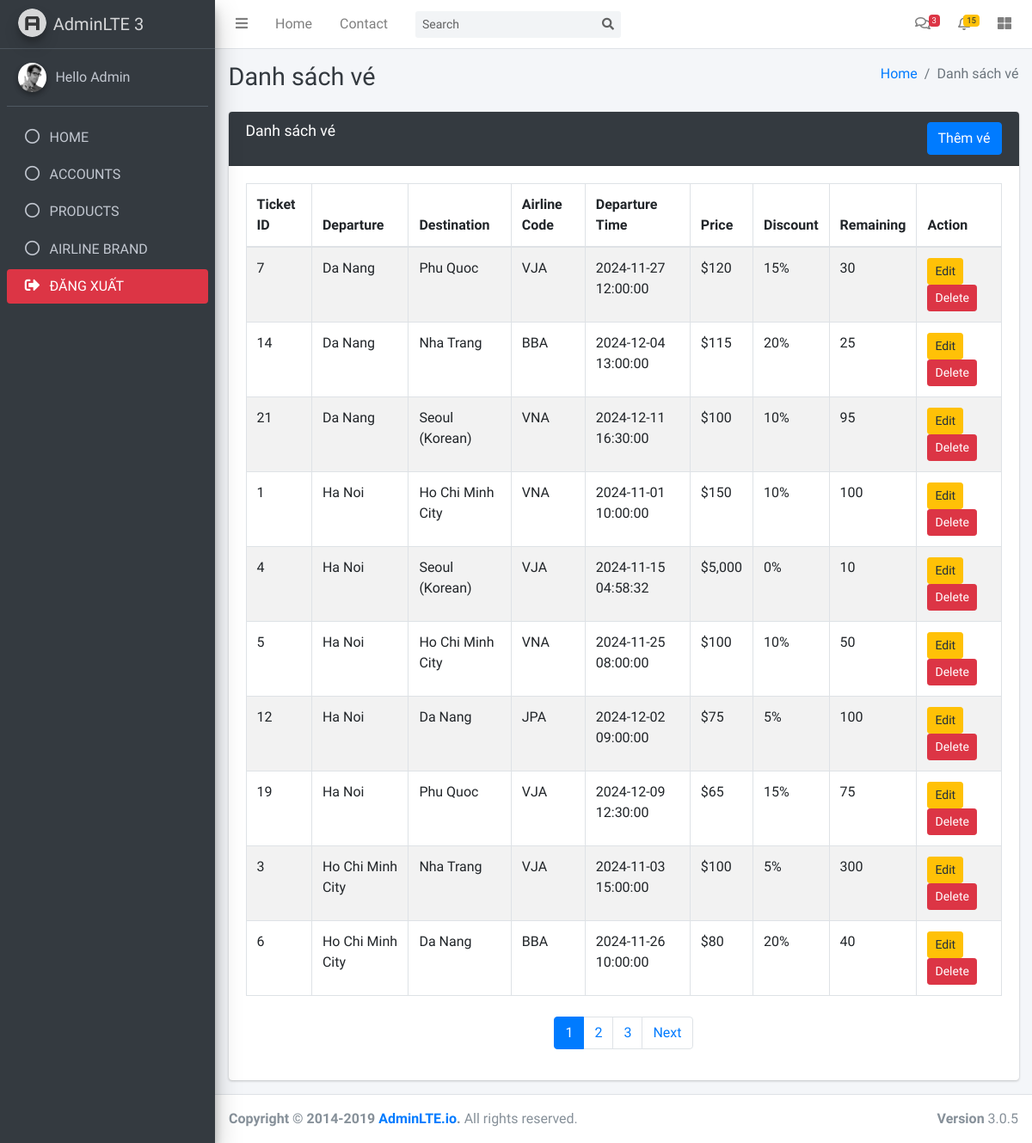
Page /admin/product.php (signed in) on the committed database.
### tables this page shows
CREATE TABLE `tickets` (
  `ticket_id` int(11) NOT NULL,
  `departure` int(11) DEFAULT NULL,
  `destination` int(11) DEFAULT NULL,
  `airline_code` varchar(10) DEFAULT NULL,
  `departure_time` datetime DEFAULT NULL,
  `price` decimal(10,2) DEFAULT NULL,
  `discount` decimal(5,2) DEFAULT 0.00,
  `remaining` int(11) DEFAULT 0
);

CREATE TABLE `locations` (
  `location_id` int(11) NOT NULL,
  `location_name` varchar(255) NOT NULL,
  `type_ticket` tinyint(4) DEFAULT NULL
);

### admin/product.php (the view, shortened to what this page needs)
<?php
include 'layout/header.php';
include '../config/connect.php';
$limit = 10;
$page = isset($_GET['page']) ? $_GET['page'] : 1;
$start = ($page - 1) * $limit;
$sql = "SELECT COUNT(*) AS total_tickets FROM tickets";
$result = mysqli_query($conn, $sql);
$total_tickets = mysqli_fetch_assoc($result)['total_tickets'];
$total_pages = ceil($total_tickets / $limit);
$sql = "SELECT t.ticket_id, l1.location_name AS departure_name, l2.location_name AS destination_name, t.airline_code, t.departure_time, t.price, (t.discount * 100) AS discount_percent, t.remaining
        FROM tickets t
        JOIN locations l1 ON t.departure = l1.location_id
        JOIN locations l2 ON t.destination = l2.location_id
        LIMIT $start, $limit";
$result = mysqli_query($conn, $sql);
?>
<div class="content-header">
    <div class="container-fluid">
        <div class="row mb-2">
            <div class="col-sm-6">
                <h1 class="m-0 text-dark">Danh sách vé</h1>
            </div>
            <div class="col-sm-6">
                <ol class="breadcrumb float-sm-right">
                    <li class="breadcrumb-item"><a href="#">Home</a></li>
                    <li class="breadcrumb-item active">Danh sách vé</li>
                </ol>
            </div>
        </div>
    </div>
</div>
<section class="content">
    <div class="container-fluid">
        <div class="row">
            <div class="col-12">
                <div class="card card-dark">
                    <div class="card-header">
                        <h3 class="card-title">Danh sách vé</h3>
                        <a href="addTicket.php" class="btn btn-primary float-right">Thêm vé</a>
                    </div>
                    <div class="card-body">
                        <table id="example1" class="table table-bordered table-striped">
                            <thead>
                                <tr>
                                    <th>Ticket ID</th>
                                    <th>Departure</th>
                                    <th>Destination</th>
                                    <th>Airline Code</th>
                                    <th>Departure Time</th>
                                    <th>Price</th>
                                    <th>Discount</th>
                                    <th>Remaining</th>
                                    <th>Action</th>
                                </tr>
                            </thead>
                            <tbody>
                                <?php
                                if ($result) {
                                    if (mysqli_num_rows($result) > 0) {
                                        while ($row = mysqli_fetch_assoc($result)) {
                                            echo "<tr>";
                                            echo "<td>" . $row['ticket_id'] . "</td>";
                                            echo "<td>" . $row['departure_name'] . "</td>";
                                            echo "<td>" . $row['destination_name'] . "</td>";
                                            echo "<td>" . $row['airline_code'] . "</td>";
                                            echo "<td>" . $row['departure_time'] . "</td>";
                                            echo "<td>$" . number_format($row['price']) . "</td>";
                                            echo "<td>" . number_format($row['discount_percent']) . "%</td>";
                                            echo "<td>" . $row['remaining'] . "</td>";
                                            echo "<td>
                                                    <a href='editTicket.php?ticket_id=" . $row['ticket_id'] . "' class='btn btn-warning btn-sm'>Edit</a>
                                                    <a href='action/deleteTicket.php?ticket_id=" . $row['ticket_id'] . "' class='btn btn-danger btn-sm'>Delete</a>
                                                </td>";
                                            echo "</tr>";
                                        }
                                    }
                                } else {
                                    echo "Error: " . $sql . "<br>" . mysqli_error($conn);
                                }
                                ?>
                            </tbody>
                        </table>
                         <br>
                        <nav aria-label="Page navigation example">
                            <ul class="pagination justify-content-center">
                                <?php for ($i = 1; $i <= $total_pages; $i++): ?>
                                    <li class="page-item <?php if ($i == $page) echo 'active'; ?>"><a class="page-link" href="?page=<?php echo $i; ?>"><?php echo $i; ?></a></li>
                                <?php endfor; ?>
                                <?php if ($page < $total_pages): ?>
                                    <li class="page-item"><a class="page-link" href="?page=<?php echo $page+1; ?>">Next</a></li>
                                <?php endif; ?>
                            </ul>
                        </nav>
                    </div>
                </div>
            </div>
        </div>
    </div>
</section>
<?php include 'layout/footer.php'; ?>

### rows in the picture
tickets: ticket_id "7", departure.location_name "Da Nang", destination.location_name "Phu Quoc", airline_code "VJA", departure_time "2024-11-27 12:00:00", price "120", discount_percent "15", remaining "30"
tickets: ticket_id "14", departure.location_name "Da Nang", destination.location_name "Nha Trang", airline_code "BBA", departure_time "2024-12-04 13:00:00", price "115", discount_percent "20", remaining "25"
tickets: ticket_id "21", departure.location_name "Da Nang", destination.location_name "Seoul (Korean)", airline_code "VNA", departure_time "2024-12-11 16:30:00", price "100", discount_percent "10", remaining "95"
tickets: ticket_id "1", departure.location_name "Ha Noi", destination.location_name "Ho Chi Minh City", airline_code "VNA", departure_time "2024-11-01 10:00:00", price "150", discount_percent "10", remaining "100"
tickets: ticket_id "4", departure.location_name "Ha Noi", destination.location_name "Seoul (Korean)", airline_code "VJA", departure_time "2024-11-15 04:58:32", price "5,000", discount_percent "0", remaining "10"
tickets: ticket_id "5", departure.location_name "Ha Noi", destination.location_name "Ho Chi Minh City", airline_code "VNA", departure_time "2024-11-25 08:00:00", price "100", discount_percent "10", remaining "50"
tickets: ticket_id "12", departure.location_name "Ha Noi", destination.location_name "Da Nang", airline_code "JPA", departure_time "2024-12-02 09:00:00", price "75", discount_percent "5", remaining "100"
tickets: ticket_id "19", departure.location_name "Ha Noi", destination.location_name "Phu Quoc", airline_code "VJA", departure_time "2024-12-09 12:30:00", price "65", discount_percent "15", remaining "75"
tickets: ticket_id "3", departure.location_name "Ho Chi Minh City", destination.location_name "Nha Trang", airline_code "VJA", departure_time "2024-11-03 15:00:00", price "100", discount_percent "5", remaining "300"
tickets: ticket_id "6", departure.location_name "Ho Chi Minh City", destination.location_name "Da Nang", airline_code "BBA", departure_time "2024-11-26 10:00:00", price "80", discount_percent "20", remaining "40"
